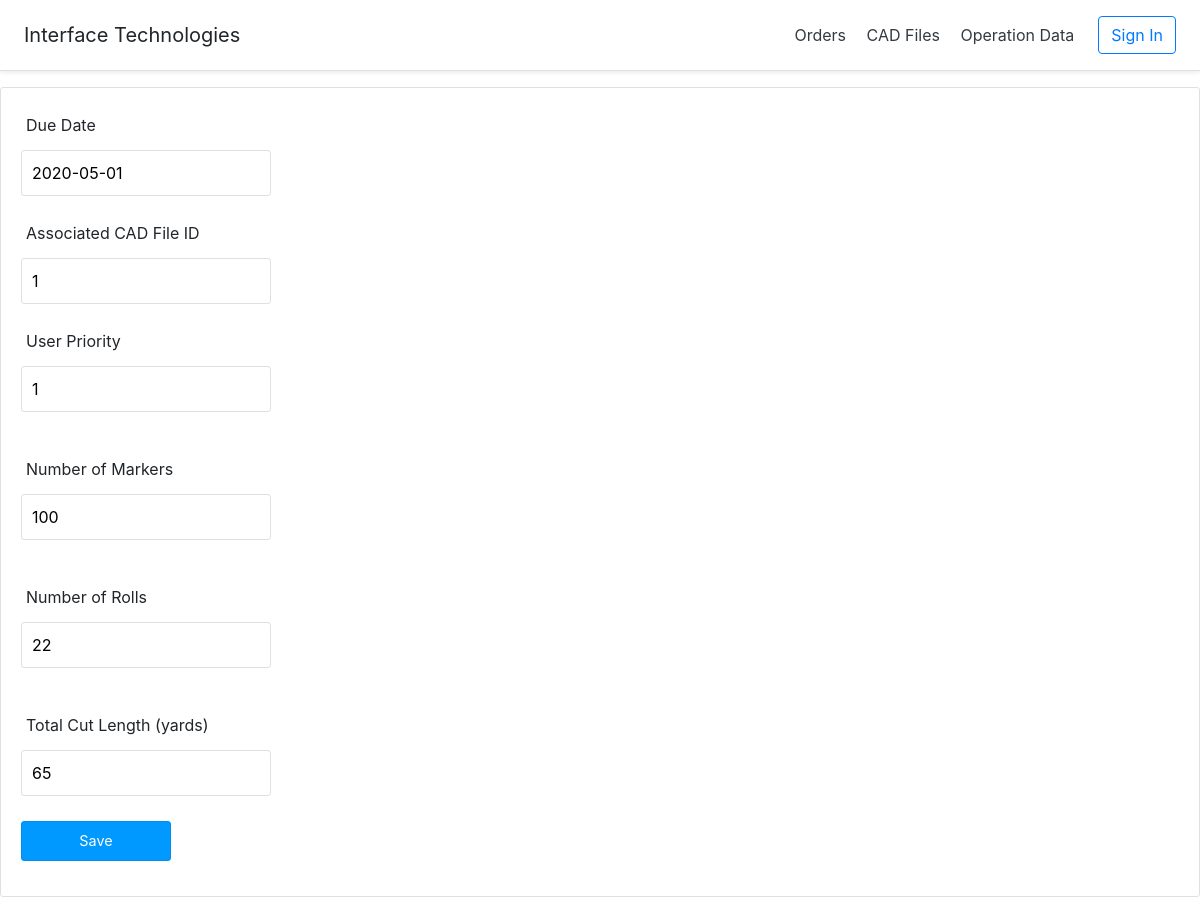
Page /index.php?action=job_order-edit&id=1 on the earlier database version.
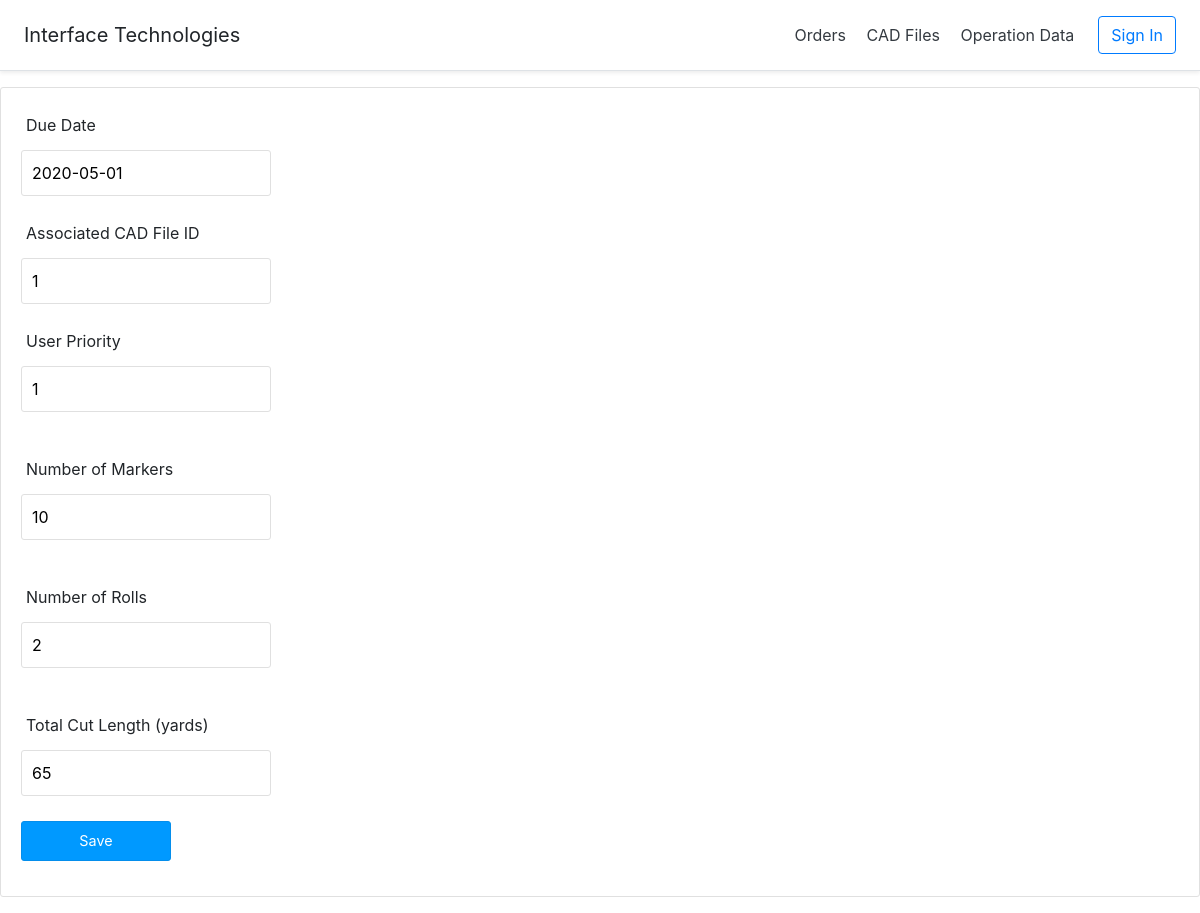
Same page on the later database version.
### tables this page shows
CREATE TABLE JOB_ORDER
(
    id INT NOT NULL PRIMARY KEY AUTO_INCREMENT,
    due_date DATE,
    spread_time FLOAT,
    cut_time FLOAT,
    total_direct_time FLOAT,
    user_priority INT,
    generated_priority INT,
    allowable_table_ids VARCHAR(100),
    pref INT,
    scheduled VARCHAR(100),
    job_completed BOOLEAN,

    cadfile_id INT,

    NM INT,         
    TNR INT,       
    TCY INT     
);

### controllers/DBController.php (called while the page is built, shortened)
<?php
class DBController {
    private $host = "localhost";
    private $user = "root";
    private $password = "";
    private $database = "cutroom_db";
    private $conn;
    function __construct() {
        $this->conn = $this->connectDB();
    }
    function connectDB() {
        $conn = mysqli_connect($this->host,$this->user,$this->password,$this->database);
        return $conn;
    }
    function runBaseQuery($query) {
        $result = $this->conn->query($query);
            if ($result->num_rows > 0) {
                while($row = $result->fetch_assoc()) {
                    $resultset[] = $row;
                }
            }
        if(!empty($resultset)) {
            return $resultset;
        }
    }
    function runQuery($query, $param_type, $param_value_array) {
        $sql = $this->conn->prepare($query);
        $this->bindQueryParams($sql, $param_type, $param_value_array);
        $sql->execute();
        $result = $sql->get_result();
        if ($result->num_rows > 0) {
            while($row = $result->fetch_assoc()) {
                $resultset[] = $row;
            }
        }
        if(!empty($resultset)) {
            return $resultset;
        }
    }
    function bindQueryParams($sql, $param_type, $param_value_array) {
        $param_value_reference[] = & $param_type;
        for($i=0; $i<count($param_value_array); $i++) {
            $param_value_reference[] = & $param_value_array[$i];
        }
        call_user_func_array(array(
            $sql,
            'bind_param'
        ), $param_value_reference);
    }
}
?>

### controllers/job_order.php (called while the page is built, shortened)
<?php
require_once 'DBController.php';
class Job_Order {
    private $db_handle;
    function __construct() {
        $this->db_handle = new DBController();
    }
    function getOrderById($order_id) {
        $query = "SELECT * FROM JOB_ORDER WHERE id = ?";
        $paramType = "i";
        $paramValue = array(
            $order_id
        );
        $result = $this->db_handle->runQuery($query, $paramType, $paramValue);
        return $result;
    }
}
?>

### controllers/cad_file.php (called while the page is built, shortened)
<?php
require_once 'DBController.php';
class CAD_File {
    private $db_handle;
    function __construct() {
        $this->db_handle = new DBController();
    }
    function getAllIDs() {
        $sql = "SELECT id FROM CAD_FILE";
        $result = $this->db_handle->runBaseQuery($sql);
        return $result;
    }
}
?>

### views/job_order-edit.php (the view, shortened to what this page needs)
<?php require_once "header.php"; ?>
<form name="frmAdd" method="post" action="" id="frmAdd"
    onSubmit="return validate();">
    <div>
        <label>Due Date</label> <span id="due_date-info" class="info"></span><br />
        <input type="text" name="due_date" id="due_date" class="demoInputBox"
            value="<?php echo $result[0]["due_date"]; ?>">
    </div>
    <div>
        <label>Associated CAD File ID</label> <span id="cadfile_id-info"
            class="info"></span><br /> <input type="text"
            name="cadfile_id" id="cadfile_id" class="demoInputBox"
            value="<?php echo $result[0]["cadfile_id"]; ?>">
    </div>
    <div>
        <label>User Priority</label> <span id="user_priority-info"
            class="info"></span><br /> <input type="text"
            name="user_priority" id="user_priority" class="demoInputBox"
            value="<?php echo $result[0]["user_priority"]; ?>">
    </div>
    <div>
        <label style="padding-top: 20px;">Number of Markers</label> <span
            id="nm-info" class="info"></span><br /> <input type="text"
            name="nm" id="nm" class="demoInputBox"
            value="<?php echo $result[0]["NM"]; ?>">
    </div>
    <div>
        <label style="padding-top: 20px;">Number of Rolls</label> <span
            id="tnr-info" class="info"></span><br /> <input type="text"
            name="tnr" id="tnr" class="demoInputBox"
            value="<?php echo $result[0]["TNR"]; ?>">
    </div>
    <div>
        <label style="padding-top: 20px;">Total Cut Length (yards)</label> <span
            id="tcy-info" class="info"></span><br /> <input type="text"
            name="tcy" id="tcy" class="demoInputBox"
            value="<?php echo $result[0]["TCY"]; ?>">
    </div>
    <div>
        <input type="submit" name="add" id="btnSubmit" value="Save" />
    </div>
    </body>
    </html>

Differences in the rows shown:
changed job_order: nm "100" → "10"; tnr "22" → "2"
